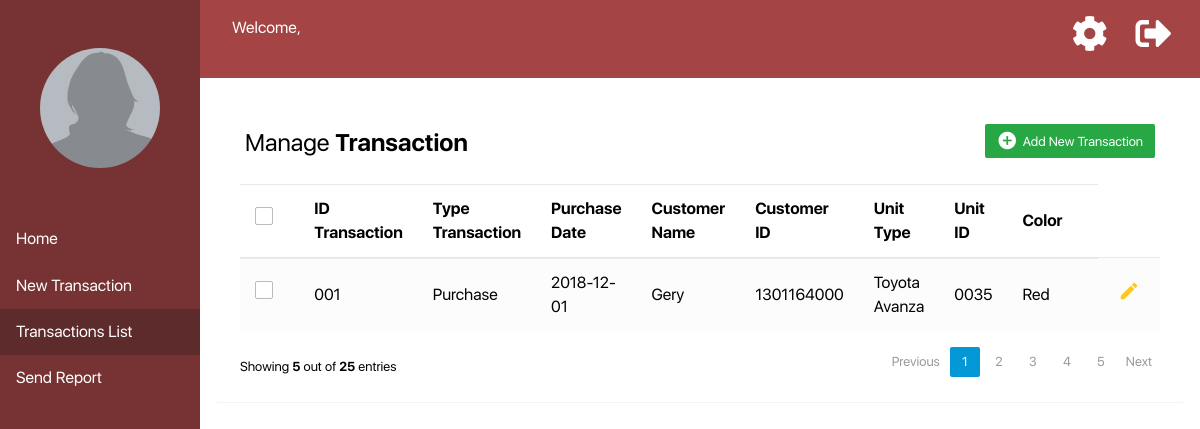
/index.php/cashier/t_list, run on the app's committed database.
### tables this page shows
CREATE TABLE `transaction` (
  `idtransaction` varchar(10) NOT NULL,
  `typetransaction` varchar(30) NOT NULL,
  `date` date NOT NULL,
  `customername` varchar(30) NOT NULL,
  `ktp` varchar(10) NOT NULL,
  `unit_type` varchar(30) NOT NULL,
  `idcar` varchar(10) NOT NULL,
  `color` varchar(10) NOT NULL
);

### application/controllers/Cashier.php (called while the page is built, shortened)
<?php
class Cashier extends CI_Controller
{
    public function __construct()
    {
        $this->load->helper('url');
        $this->load->model('Cashier_model');
        $this->load->library('form_validation');
    }
    public function t_list()
    {
        $data = array(
            'data' => $this->Cashier_model->get_transaction_data()
        );
        $this->load->view('t_list', $data);
    }
}

### index.php (called while the page is built, shortened)
<?php
require_once BASEPATH.'core/CodeIgniter.php';

### application/models/Cashier_model.php (called while the page is built, shortened)
<?php defined('BASEPATH') OR exit('No direct script access allowed');
class Cashier_model extends CI_Model
{
    public function get_transaction_data()
	{
		$this->db->select('*');
        $this->db->from('transaction');
        $query = $this->db->get();
        return $query;
	}
}

### application/views/t_list.php (the view, shortened to what this page needs)
<!DOCTYPE html>
<html lang="en">
<head>
	<link rel="stylesheet" href="https://maxcdn.bootstrapcdn.com/bootstrap/4.0.0/css/bootstrap.min.css">
	<link rel="stylesheet" type="text/css" href="<?php echo base_url(); ?>assets/css/sidebar.css">
	<link rel="stylesheet" type="text/css" href="<?php echo base_url(); ?>assets/css/fonts.css">
	<link rel="stylesheet" type="text/css" href="<?php echo base_url(); ?>assets/css/t_list.css">
	<link rel="stylesheet" href="https://cdnjs.cloudflare.com/ajax/libs/malihu-custom-scrollbar-plugin/3.1.5/jquery.mCustomScrollbar.min.css">
	<link rel="stylesheet" href="https://use.fontawesome.com/releases/v5.3.1/css/all.css">
</head>
<body>
    <div class="container-fluid">
		<div class="row">
			<div class="col-2 sidebar-col-2">
				<nav id="sidebar">
					<div class="sidebar-header px-auto">
						<img src="<?php echo base_url(); ?>/assets/images/blank-female-profile.png" class="rounded-circle">
					</div>
					<ul class="list-unstyled components">
						<li class="side">
							<a href="<?php echo site_url('Cashier/index'); ?>">Home</a>
						</li>
						<li class="side">
							<a href="#">New Transaction</a>
						</li>
						<li class="active side">
							<a href="#">Transactions List</a>
						</li>
						<li class="side">
							<a href="<?php echo site_url('Cashier/report'); ?>">Send Report</a>
						</li>
					</ul>
				</nav>
			</div>
			<div class="col-10 sidebar-col-10">
				<div class="container header">
					<div class="row header-row">
						<div class="col-10 header-col-10">
							Welcome,<br>
						</div>
						<div class="col-2 pl-5 pr-0 my-auto">
							<a href="#" class="mr-4"><i class="fa fa-cog"></i></a>
							<a href="<?php echo site_url('Cashier/logout'); ?>"><i class="fa fa-sign-out-alt"></i></a>
						</div>
					</div>
				</div>
				<div class="container">
			        <div class="table-wrapper">
			            <div class="table-title" style="background-color: white">
			                <div class="row" style="background-color: white">
			                    <div class="col-sm-6">
									<h2 style="color: black">Manage <b style="color: black">Transaction</b></h2>
								</div>
								<div class="col-sm-6">
									<a href="#addTransactionModal" class="btn btn-success" data-toggle="modal"><i class="material-icons">&#xE147;</i> <span>Add New Transaction</span></a>
								</div>
			                </div>
			            </div>
			            <table class="table table-striped table-hover">
			                <thead>
			                    <tr>
									<th>
										<span class="custom-checkbox">
											<label for="selectAll"></label>
										</span>
									</th>
			                        <th>ID Transaction</th>
			                        <th>Type Transaction</th>
			                        <th>Purchase Date</th>
			                        <th>Customer Name</th>
			                        <th>Customer ID</th>
			                        <th>Unit Type</th>
			                        <th>Unit ID</th>
			                        <th>Color</th>
			                    </tr>
			                </thead>
			                <tbody>
							<?php foreach ($data -> result() as  $value) { ?>
			                    <tr>
									<td>
										<span class="custom-checkbox">
											<label for="checkbox1"></label>
										</span>
									</td>
			                        <td><?php echo $value->idtransaction ?></td>
			                        <td><?php echo $value->typetransaction?></td>
									<td><?php echo $value->date ?></td>
			                        <td><?php echo $value->customername ?></td>
			                        <td><?php echo $value->ktp ?></td>
			                        <td><?php echo $value->unit_type ?></td>
			                        <td><?php echo $value->idcar ?></td>
			                        <td><?php echo $value->color ?></td>
			                        <td>
			                            <a href="#editTransactionModal" class="edit" data-toggle="modal"><i class="material-icons" data-toggle="tooltip" title="Edit">&#xE254;</i></a>
			                        </td>
								</tr>
								<?php } ?>
			                </tbody>
			            </table>
						<div class="clearfix">
			                <div class="hint-text">Showing <b>5</b> out of <b>25</b> entries</div>
			                <ul class="pagination">
			                    <li class="page-item disabled"><a href="#">Previous</a></li>
			                    <li class="page-item active"><a href="#" class="page-link">1</a></li>
			                    <li class="page-item"><a href="#" class="page-link">2</a></li>
			                    <li class="page-item"><a href="#" class="page-link">3</a></li>
			                    <li class="page-item"><a href="#" class="page-link">4</a></li>
			                    <li class="page-item"><a href="#" class="page-link">5</a></li>
			                    <li class="page-item"><a href="#" class="page-link">Next</a></li>
			                </ul>
			            </div>
			        </div>
			    </div>
			</div>
		</div>
	</div>
</body>
</html>

### assets/css/sidebar.css (style rules this page uses)
body { font-family: SF-UI-Display; }
.sidebar-col-2 { color: white; padding-left: 0; padding-right: 0; }
.sidebar-col-10 { padding: 0; }
.header { color: white; background-color: #a44444; padding: 1rem 0 1.5rem 2rem; }
#sidebar { width: 100%; position: relative; top: 0; left: 0; height: 100vh; z-index: 999; background: #773333; color: #fff; transition: all 0.3s; }
a { color: #ffffff; }
li.side { margin: auto; padding-left: 1rem; padding-top: .7rem; padding-bottom: .7rem; }
.active.side { background-color: #5d2b2b; }
img { width: 60%; }
.sidebar-header { text-align: center; padding: 3rem 0 3rem 0; }
.fa { font-size: 36px; }
.header-row { width: 100%; }

### assets/css/t_list.css (style rules this page uses)
body { color: black; background: white; font-family: SF-UI-Display; }
.table-wrapper { background: white; padding: 20px 25px; margin: 30px 0; border-radius: 3px; box-shadow: 0 1px 1px rgba(0,0,0,.05); }
.table-title { padding-bottom: 15px; background: #435d7d; color: #fff; padding: 16px 30px; margin: -20px -25px 10px; border-radius: 3px 3px 0 0; }
.table-title h2 { margin: 5px 0 0; font-size: 24px; }
.table-title .btn { color: #fff; float: right; font-size: 13px; border: none; min-width: 50px; border-radius: 2px; border: none; outline: none !important; margin-left: 10px; }
.table-title .btn i { float: left; font-size: 21px; margin-right: 5px; }
.table-title .btn span { float: left; margin-top: 2px; }
table.table tr th, table.table tr td { border-color: #e9e9e9; padding: 12px 15px; vertical-align: middle; }
table.table tr th:first-child { width: 60px; }
table.table tr th:last-child { width: 100px; }
table.table-striped tbody tr:nth-of-type(odd) { background-color: #fcfcfc; }
table.table td:last-child i { opacity: 0.9; font-size: 22px; margin: 0 5px; }
table.table td a { font-weight: bold; color: #566787; display: inline-block; text-decoration: none; outline: none !important; }
table.table td a.edit { color: #FFC107; }
table.table td i { font-size: 19px; }
.pagination { float: right; margin: 0 0 5px; }
.pagination li a { border: none; font-size: 13px; min-width: 30px; min-height: 30px; color: #999; margin: 0 2px; line-height: 30px; border-radius: 2px !important; text-align: center; padding: 0 6px; }
.pagination li.active a, .pagination li.active a.page-link { background: #0397d6 ; }
.hint-text { float: left; margin-top: 10px; font-size: 13px; }
.custom-checkbox { position: relative; }
.custom-checkbox label:before { width: 18px; height: 18px; }
.custom-checkbox label:before { content: ''; margin-right: 10px; display: inline-block; vertical-align: text-top; background: white; border: 1px solid #bbb; border-radius: 2px; box-sizing: border-box; z-index: 2; }

### data on the page
transaction: idtransaction "001", typetransaction "Purchase", date "2018-12-01", customername "Gery", ktp "1301164000", unit_type "Toyota Avanza", idcar "0035", color "Red"
